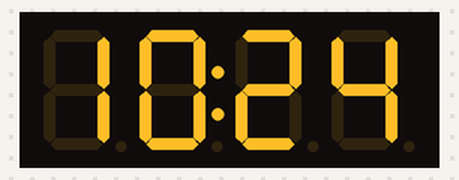
A program run on a simulated Raspberry Pi (BCM pin numbers). Parts: 4-digit seven-segment display. The clock reads 2024-03-15 10:24:30 at power-on unless the program sets it; library files of the repository ran but are not shown: tm1637.py.

Above: at 0.1 s.
At 90.1 s:
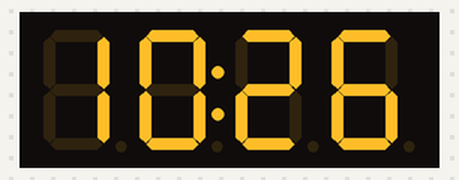

The program:

tm1637Time_Demo.py
```python
#!/usr/bin/env python
# tm1637 test
# show cur timer

import tm1637
import RPi.GPIO as GPIO
import time

CLK = 21
DATA  = 20
GPIO.setmode(GPIO.BCM)
GPIO.setwarnings(False)

HHMMFORMAT = '%H:%M'

try:
    digital1637 = tm1637.TM1637(CLK, DATA)
    digital1637.showDoublePoint(1)

    lastTime = 0
    while(True):
        timenow = time.strftime('%Y-%m-%d %H:%M',time.localtime(time.time()))
        curTime = time.strftime(HHMMFORMAT, time.localtime(time.time()))
        if(curTime != lastTime):
            # print ('time is not equ, change timer, curTime = ', curTime, 'lastTime=', lastTime)
            timer = time.localtime()
            number = [timer.tm_hour//10, timer.tm_hour%10, timer.tm_min//10, timer.tm_min%10]
            digital1637.showData(number)
            lastTime = curTime
        # end if

        time.sleep(0.05)
    # end while

except KeyboardInterrupt:
    pass

GPIO.cleanup()
```
